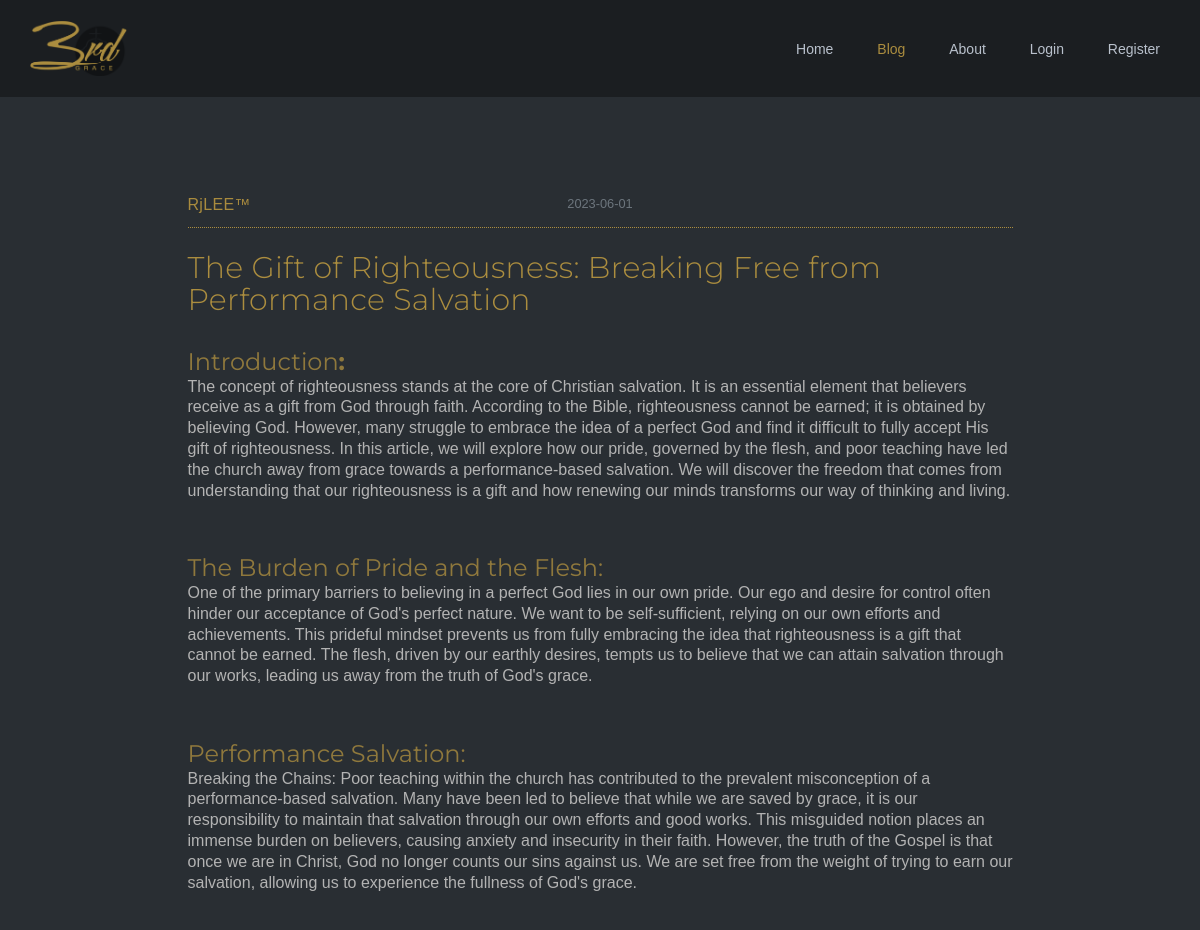
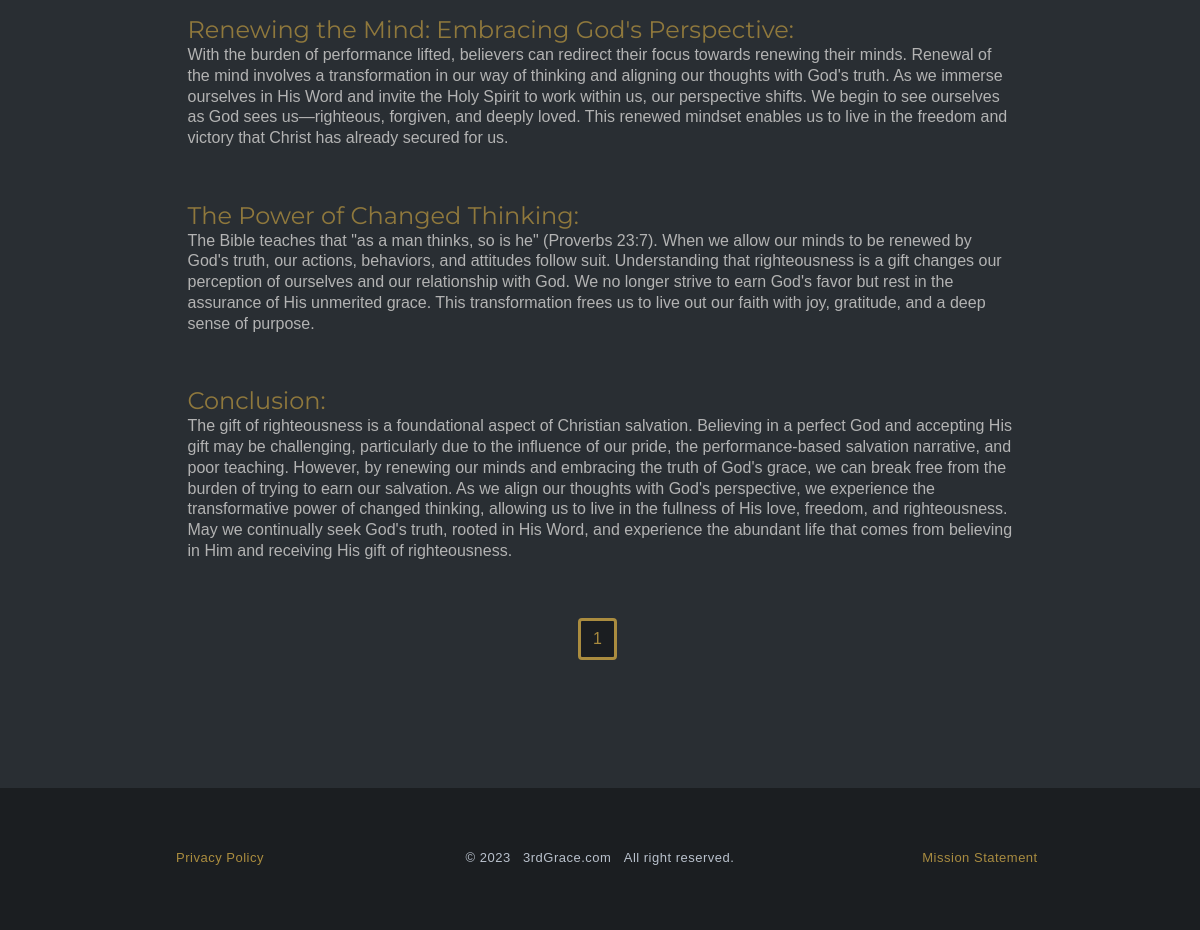
Page /blog on the committed database (2 pictures, top to bottom).
### flaskblog/models.py (models this page shows, shortened)
class Post(db.Model):
    id = db.Column(db.Integer, primary_key=True)
    title = db.Column(db.String(100), nullable=False)
    date_posted = db.Column(db.DateTime, nullable=False, default=datetime.utcnow)
    content = db.Column(db.Text, nullable=False)
    user_id = db.Column(db.Integer, db.ForeignKey("user.id"), nullable=False)

class User(db.Model, UserMixin):
    id = db.Column(db.Integer, primary_key=True)
    username = db.Column(db.String(20), unique=True, nullable=False)
    email = db.Column(db.String(120), unique=True, nullable=False)
    image_file = db.Column(db.String(20), nullable=False, default="default.jpg")
    password = db.Column(db.String(60), nullable=False)
    posts = db.relationship("Post", backref="author", lazy=True)

### flaskblog/main/routes.py (the view)
@main.route("/blog")
def blog():
    page = request.args.get('page', 1, type=int)
    posts = Post.query.order_by(Post.date_posted.desc()).paginate(page=page, per_page=5)
    return render_template('blog.html', posts=posts)

### flaskblog/templates/blog.html (shortened to what this page needs)
{% extends "layout.html" %} {% block title %}3rdGrace.com | Blog{% endblock %}
{% block content %} {% for post in posts.items %}
<div class="u-section-blog"></div>
<div id="blog" class="u-clearfix u-sheet u-sheet-1">
   <div class="u-layout">
      <div class="u-layout-row">
         <div class="col-md-12">
            <div class="u-container-layout u-container-layout-1">
               <div class="media-body">
                  <div class="article-metadata">
                     <a
                        class="mr-2"
                        href="{{ url_for('users.user_posts', username=post.author.username) }}"
                        >{{ post.author.username }}</a
                        >
                     <small class="text-muted"
                        >{{ post.date_posted.strftime('%Y-%m-%d') }}</small
                        >
                  </div>
                  <h2>
                     <a
                        class="article-title"
                        href="{{ url_for('posts.post', post_id=post.id) }}"
                        >{{ post.title }}</a
                        >
                  </h2>
                  <p class="article-content scrollable-container">{{ post.content | safe}}</p>
               </div>
            </div>
         </div>
      </div>
   </div>
</div>
{% endfor %}
<div class="foot-spacer"></div>
<div class="foot-hold">
   <div #blog class="footer-pagination">
      {% for page_num in posts.iter_pages(left_edge=1, right_edge=1,
      left_current=1, right_current=2) %} {% if page_num %} {% if posts.page ==
      page_num %}
      <a
         class="btn btn-info mb-4"
         href="{{ url_for('main.blog', page=page_num) }}"
         >{{ page_num }}</a
         >
      {% else %}
      <a
         class="btn btn-outline-info mb-4"
         href="{{ url_for('main.blog', page=page_num) }}"
         >{{ page_num }}</a
         >
      {% endif %} {% else %} ... {% endif %} {% endfor %} {% endblock content %}

### flaskblog/templates/layout.html (shortened to what this page needs)
<!DOCTYPE html>
<html lang="">
   <head>
      <link rel="stylesheet" href="https://maxcdn.bootstrapcdn.com/bootstrap/4.0.0/css/bootstrap.min.css"
>
      <link rel="stylesheet" href="{{ url_for('static', filename='css/nicepage.css') }}" media="screen">
      <link rel="stylesheet" href="{{ url_for('static', filename='css/Home.css') }}" media="screen">
      <link rel="stylesheet" href="{{ url_for('static', filename='css/main.css') }}" media="screen">
      <link rel="stylesheet" href="{{ url_for('static', filename='css/about.css') }}" media="screen">
      <link id="u-theme-google-font" rel="stylesheet" href="{{ url_for('static', filename='css/fonts.css') }}">
      <link id="u-page-google-font" rel="stylesheet" href="{{ url_for('static', filename='css/Home-fonts.css') }}">
   </head>
   <body data-home-page="Home.html" data-home-page-title="Home" class="u-body u-overlap u-xl-mode" data-lang="en">
      <header class="u-clearfix u-custom-color-2 u-header u-header" id="sec-5789">
         <div class="u-clearfix u-sheet u-sheet-1">
            <a href="{{ url_for('main.home') }}" class="u-image u-logo u-image-1" data-image-width="1649"
               data-image-height="935"
               title="3rdgrace.com">
            <img src="{{ url_for('static', filename='images/LOGO_3rdGrace1.png') }}"
               class="u-logo-image u-logo-image-1">
            </a>
            <nav class="u-menu u-menu-one-level u-offcanvas u-menu-1" data-responsive-from="MD">
               <div class="u-custom-menu u-nav-container">
                  <ul class="u-nav u-spacing-20 u-unstyled u-nav-1">
                     <li class="u-nav-item">
                        <a class="u-button-style u-nav-link u-text-active-palette-3-base u-text-hover-palette-1-dark-2 u-text-palette-5-base"
                           href="{{ url_for('main.home') }}" style="padding: 10px;">Home</a>
                     </li>
                     <li class="u-nav-item">
                        <a class="u-button-style u-nav-link u-text-active-palette-3-base u-text-hover-palette-1-dark-2 u-text-palette-5-base"
                           href="{{ url_for('main.blog') }}" style="padding: 10px;">Blog</a>
                     </li>
                     <li class="u-nav-item">
                        <a class="u-button-style u-nav-link u-text-active-palette-3-base u-text-hover-palette-1-dark-2 u-text-palette-5-base"
                           href="{{ url_for('main.about') }}" style="padding: 10px;">About</a>
                     </li>
                     {% if current_user.is_authenticated %}
                     <li class="u-nav-item">
                        <a class="u-button-style u-nav-link u-text-active-palette-3-base u-text-hover-palette-1-dark-2 u-text-palette-5-base"
                           href="{{ url_for('posts.new_post') }}" style="padding: 10px;">New Post</a>
                     </li>
                     <li class="u-nav-item">
                        <a class="u-button-style u-nav-link u-text-active-palette-3-base u-text-hover-palette-1-dark-2 u-text-palette-5-base"
                           href="{{ url_for('users.account') }}" style="padding: 10px;">Account</a>
                     </li>
                     <li class="u-nav-item">
                        <a class="u-button-style u-nav-link u-text-active-palette-3-base u-text-hover-palette-1-dark-2 u-text-palette-5-base"
                           href="{{ url_for('users.logout') }}" style="padding: 10px;">Logout</a>
                     </li>
                     </li>
                     {% else %}
                     <li class="u-nav-item">
                        <a class="u-button-style u-nav-link u-text-active-palette-3-base u-text-hover-palette-1-dark-2 u-text-palette-5-base"
                           href="{{ url_for('users.login') }}" style="padding: 10px;">Login</a>
                     </li>
                     <li class="u-nav-item">
                        <a class="u-button-style u-nav-link u-text-active-palette-3-base u-text-hover-palette-1-dark-2 u-text-palette-5-base"
                           href="{{ url_for('users.register') }}" style="padding: 10px;">Register</a>
                     </li>
                     {% endif %}
                  </ul>
               </div>
            </nav>
         </div>
      </header>
      <section class="u-clearfix u-palette-1-dark-3 u-section-2">
         {% block content %}{% endblock %}
         </div>
      </section>
      <footer class="u-align-center u-clearfix u-footer u-palette-1-dark-3 u-footer" id="sec-977c">
         <div class="u-clearfix u-sheet u-sheet-1">
            <div class="u-clearfix u-expanded-width u-layout-wrap u-layout-wrap-1">
               <div class="u-layout">
                  <div class="u-layout-row">
                     <div class="u-align-center u-container-style u-layout-cell u-size-20 u-layout-cell-1">
                        <div class="u-container-layout u-container-layout-1">
                           <p class="u-small-text u-text u-text-palette-3-base u-text-variant u-text-1"
                              data-animation-name="" data-animation-duration="0" data-animation-delay="0"
                              data-animation-direction="">Privacy Policy</p>
                        </div>
                     </div>
                     <div class="u-align-center u-container-style u-layout-cell u-size-20 u-layout-cell-2">
                        <div class="u-container-layout u-container-layout-2">
                           <p class="u-small-text u-text u-text-palette-5-base u-text-variant u-text-2"> © 2023&nbsp;
                              &nbsp;3rdGrace.com&nbsp; &nbsp;All right reserved.
                           </p>
                        </div>
                     </div>
                     <div class="u-align-center u-container-style u-layout-cell u-size-20 u-layout-cell-3">
                        <div class="u-container-layout u-container-layout-3">
                           <p class="u-small-text u-text u-text-custom-color-5 u-text-variant u-text-3"
                              data-animation-name="" data-animation-duration="0" data-animation-delay="0"
                              data-animation-direction="">Mission Statement</p>
                        </div>
                     </div>
                  </div>
               </div>
            </div>
         </div>
      </footer>
   </body>
</html>

### flaskblog/static/css/Home.css (style rules this page uses)
.u-section-2 { background-image: none; padding: 4em 0; }
.u-section-blog:first-of-type { padding-top: 8em }

### flaskblog/static/css/main.css (style rules this page uses)
h1, h2, h3, h4, h5, h6 { font-family: Montserrat, sans-serif !important; color: #ab8d3fc9; }
h2>a, .article-title, h2>.article-title { font-family: Montserrat, sans-serif !important; font-width: 200; color: #AB8D3F; font-size: .75em; letter-spacing: 0.3px; }
.article-content { white-space: pre-line; }
.article-metadata { padding-bottom: 0px; margin-bottom: 0px; border-bottom: 1px dotted #ab8d3f; }
.u-container-layout { position: relative; flex: 1; max-width: 100%; transition-duration: inherit; }
#blog .u-layout { max-width: 75%; margin: 0em auto; }
.foot-spacer { height: 20px; width: 100%; margin: 0 auto 5em; }
#blog .mr-2, .mx-2 { margin-right: 3.5rem !important; font-weight: 500; letter-spacing: 0.3px; position: relative; margin-bottom: -1.5em; display: flex; justify-content: flex-start; }
.footer-pagination { display: flex; justify-content: center; align-items: center; width: 75%; position: relative; min-width: 400px; margin: 0 auto; height: 50px; bottom: 3em; z-index: +1; }
.btn-info { color: #fff; background-color: #1B1E21; border-color: #AA8C3F; margin-right: 5px; border-width: 3px; }
.scrollable-container { overflow: auto; scrollbar-width: thin; scrollbar-color: transparent transparent; }
.scrollable-container { scrollbar-width: thin; scrollbar-color: transparent transparent; }

### flaskblog/static/css/about.css (style rules this page uses)
.text-muted { color: #6c757d !important; text-align: center; display: flex; justify-content: center; margin-bottom: 1 e; margin-bottom: 1em }

### rows in the picture
Post: author.username "RjLEE™", date_posted "2023-06-01", title "The Gift of Righteousness: Breaking Free from Performance Salvation", content "Introduction : The concept of righteousness stands at the core of Christian salvation. It is an essential element that believers receive as a gift from God through faith. According to the Bible, righteousness cannot be earned; it is obtained by believing God. However, many struggle to embrace the idea of a perfect God and find it difficult to fully accept His gift of righteousness. In this article, we will explore how our pride, governed by the flesh, and poor teaching have led the church away from grace towards a performance-based salvation. We will discover the freedom that comes from understanding that our righteousness is a gift and how renewing our minds transforms our way of thinking…"

### other values in the picture
{{ page_num }} "1"
